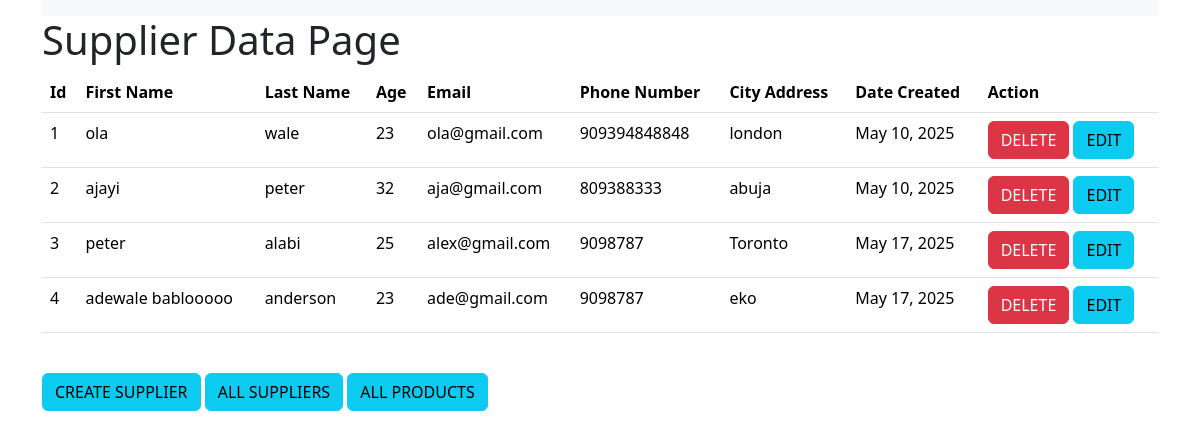
/allsuppliers, run on the app's committed database.
### inventoryapp/models.py (models this page shows, shortened)
class Supplier(models.Model):
    firstName = models.CharField(max_length=45)
    lastName = models.CharField(max_length=45)
    age = models.IntegerField()
    email = models.EmailField()
    phoneNumber = models.IntegerField()
    address = models.CharField(max_length=45)
    date_created = models.DateField(auto_now_add=True)

### inventoryapp/views.py (the view)
# urls.py: path('allsuppliers', views.allsuppliers, name='allsuppliers'),
def allsuppliers(request):
    suppliers = Supplier.objects.all()
    return render(request, "allsuppliers.html", context={"suppliers": suppliers})

### templates/allsuppliers.html (shortened to what this page needs)
<!DOCTYPE html>
<html lang="en">
<head>
     <link href="https://cdn.jsdelivr.net/npm/bootstrap@5.3.2/dist/css/bootstrap.min.css" rel="stylesheet"
>
</head>
<body>
<div class="container">
  <div class="row justify-content-center">
    <div class="col-md-12">
<nav class="navbar bg-dark navbar-expand-lg bg-body-tertiary">
</nav>
  <marquee><h1> Supplier Data Page</h1></marquee>
        <table class="table">
          <thead>
            <tr>
                <th scope="col">Id</th>
                <th scope="col">First Name</th>
                <th scope="col">Last Name</th>
                <th scope="col">Age</th>
                <th scope="col">Email</th>
                <th scope="col">Phone Number</th>
                <th scope="col">City Address</th>
                <th scope="col">Date Created</th>
                <th scope="col">Action</th>
            </tr>
          </thead>
          <tbody>
             {% for supplier in suppliers %}
            <tr>
                <td>{{supplier.id}}</td>
                <td>{{supplier.firstName}}</td>
                <td>{{supplier.lastName}}</td>
                <td>{{supplier.age}}</td>
                <td>{{supplier.email}}</td>
                <td>{{supplier.phoneNumber}}</td>
                <td>{{supplier.address}}</td>
                <td>{{supplier.date_created}}</td>
                <td><a href="{% url 'removesupplier' supplier.id %}" class="btn btn-danger">DELETE</a>
                    <a href="{% url 'updatesupplier' supplier.id %}" class="btn btn-info">EDIT</a>
                </td>
            </tr>
            {% endfor %}
          </tbody>
        </table><br>
         <a href="{% url 'createsupplier' %}" class="btn btn-info">CREATE SUPPLIER</a>
        <a href="{% url 'allsuppliers'%}" class="btn btn-info">ALL SUPPLIERS</a>
        <a href="{% url 'allproducts'%}" class="btn btn-info">ALL PRODUCTS</a>
        <br><br>
    </div>
  </div>
</div>
</body>
</html>

### data on the page
Supplier: id "1", firstName "ola", lastName "wale", age "23", email "ola@gmail.com", phoneNumber "909394848848", address "london", date_created "May 10, 2025"
Supplier: id "2", firstName "ajayi", lastName "peter", age "32", email "aja@gmail.com", phoneNumber "809388333", address "abuja", date_created "May 10, 2025"
Supplier: id "3", firstName "peter", lastName "alabi", age "25", email "alex@gmail.com", phoneNumber "9098787", address "Toronto", date_created "May 17, 2025"
Supplier: id "4", firstName "adewale bablooooo", lastName "anderson", age "23", email "ade@gmail.com", phoneNumber "9098787", address "eko", date_created "May 17, 2025"
